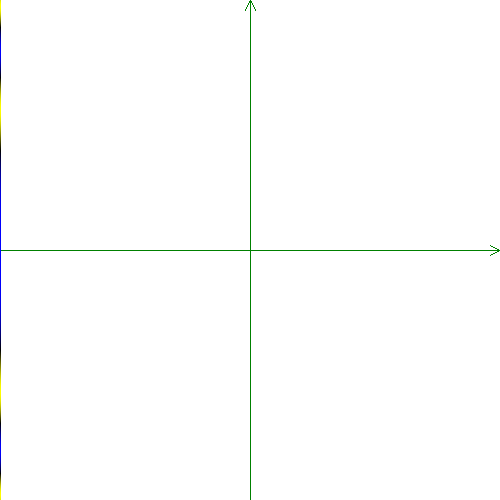
Frame 1 (no input)
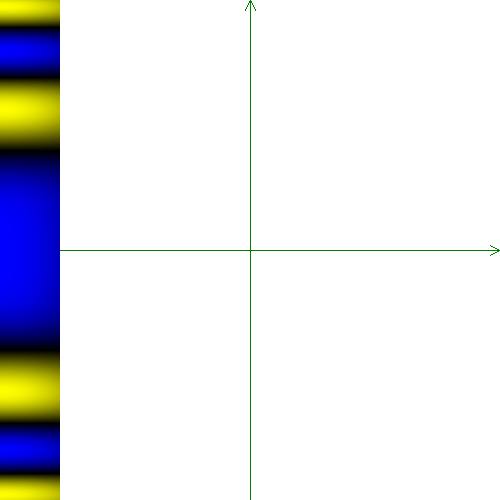
Frame 60 (the mouse pressed at the canvas centre just before this capture)
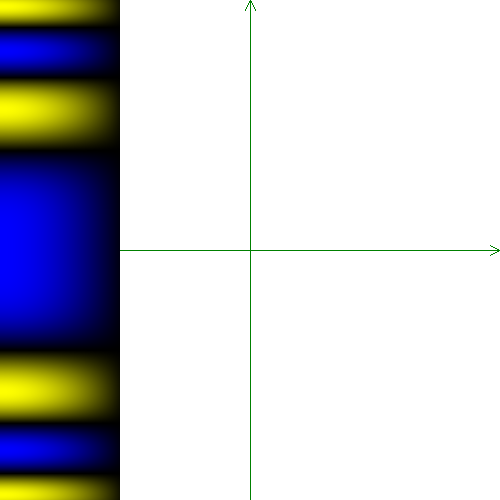
Frame 120 (the mouse held since frame 60 and released just before this capture)

The Processing sketch that drew these frames (run headless with seeded random() and noise(); from frame 60 on, the mouse is pressed at the canvas centre):

// Processing sketch: two_vars_chart_homework
// ── two_vars_chart_homework.pde
//Wykres funkcji dwu zmiennych w trybie proceduralnym
//-///////////////////////////////////////////////////

float mojaFunkcja(float x,float y)
{
  return cos(x)*cos(y*y);
}

//Globalne ustawienia
float stepX,stepY,mnozZ;
void setup()
{
  size(500,500); noSmooth();  background(255);
  stepX=(PI*2)/width; //Which segment of X corresponds to a single window column of length 'width'?
  stepY=(PI*2)/height; //Which Y-segment corresponds to a single row of a window with height `height`?
  mnozZ=255;
  axes();
}

int k=0; //Licznik pętli po kolumnach ukrytej w wywołaniach draw()
void draw() //Rysuje wykres kolumna po kolumnie
{
  if(k<width) //Przejście po wszystkich kolumnach pikseli
  {
    float x=k*stepX-PI;   //Convert the window column to x; we want it to include negative values as well.
    for(int w=0;w<height;w++) // a w kolumnach przejście po wszystkich wierszach
    {
      float y=(height-w)*stepY-PI; //Converting the window row to a y-coordinate; we want these to be negative as well.
      float z=mojaFunkcja(x,y);       //Obliczenie funkcji
      if(z>0) stroke(z*mnozZ,z*mnozZ,0); //Ustalenie koloru dla wyników dodatnich
      else    stroke(0,0,-z*mnozZ); // oraz dla ujemnych
      point(k,w);            //Nakreślenie punktu w odpowiednim miejscu
    }
  }
  else
      axes();
  k++; //Tu musimy zadbać o powiększanie
}

void axes()  //rysunek układu współrzędnych
{
  stroke(0,128,0);
  line(0,height/2,width,height/2);          //Oś X
  line(width,height/2,width-10,height/2-5); //Grot X
  line(width,height/2,width-10,height/2+5); //Grot X c.d.
  line(width/2,0,width/2,height);           //Oś Y
  line(width/2,0,width/2+5,10);             //Pół grotu Y
  line(width/2,0,width/2-5,10);             //Drugie pół grotu Y
}




/// @date 2026-10-29 ( → https://github.com/borkowsk/bookProcessingEN)
